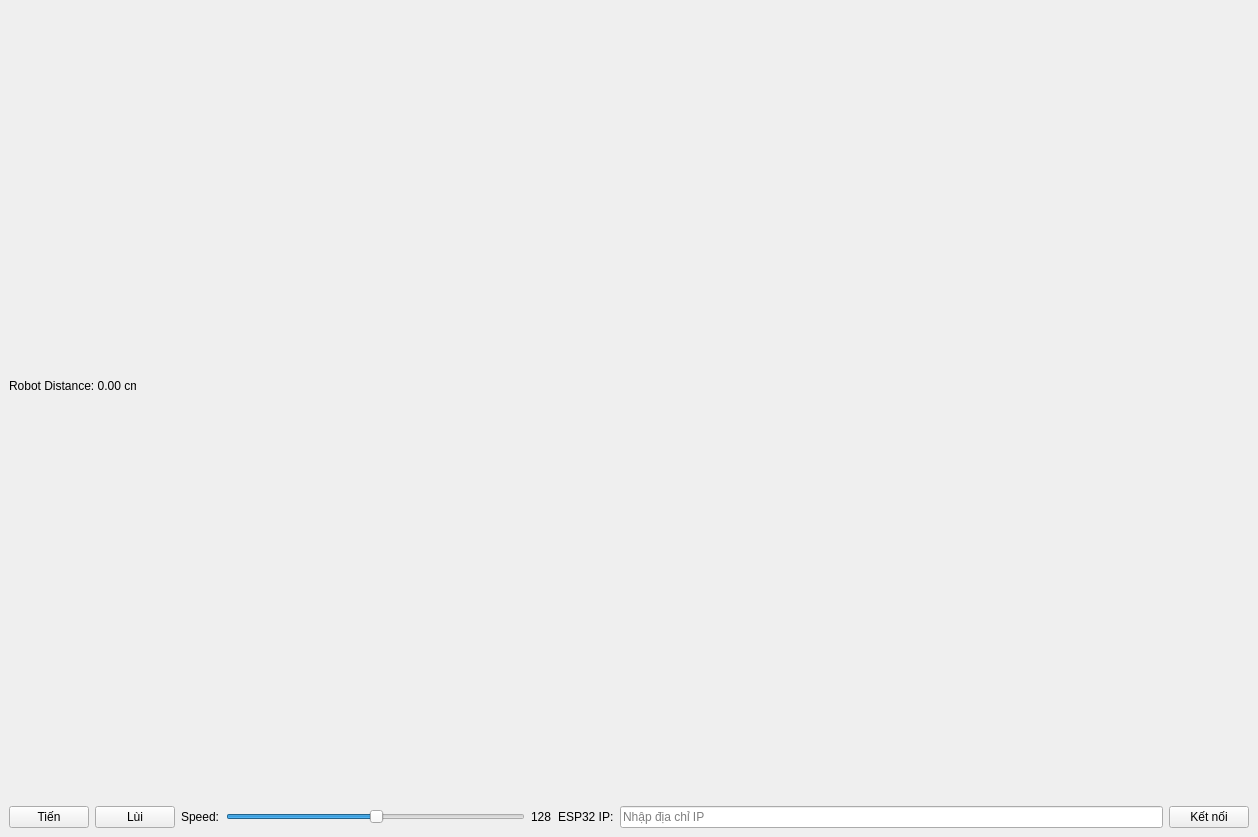
<?xml version="1.0" encoding="UTF-8"?>
<ui version="4.0">
 <class>LidarWindow</class>
 <widget class="QMainWindow" name="LidarWindow">
  <property name="geometry">
   <rect>
    <x>0</x>
    <y>0</y>
    <width>1258</width>
    <height>837</height>
   </rect>
  </property>
  <property name="windowTitle">
   <string>Robot Control with Lidar Mapping</string>
  </property>
  <widget class="QWidget" name="centralwidget">
   <layout class="QVBoxLayout" name="verticalLayout">
    <item>
     <widget class="QWidget" name="canvasWidget" native="true">
      <widget class="QLabel" name="statusLabel">
       <property name="geometry">
        <rect>
         <x>0</x>
         <y>180</y>
         <width>127</width>
         <height>394</height>
        </rect>
       </property>
       <property name="text">
        <string>Robot Distance: 0.00 cm</string>
       </property>
      </widget>
     </widget>
    </item>
    <item>
     <layout class="QHBoxLayout" name="horizontalLayout_connection">
      <property name="leftMargin">
       <number>0</number>
      </property>
      <item>
       <layout class="QHBoxLayout" name="horizontalLayout_control">
        <item>
         <widget class="QPushButton" name="forwardButton">
          <property name="text">
           <string>Tiến</string>
          </property>
         </widget>
        </item>
        <item>
         <widget class="QPushButton" name="backwardButton">
          <property name="text">
           <string>Lùi</string>
          </property>
         </widget>
        </item>
        <item>
         <layout class="QHBoxLayout" name="horizontalLayout_speed">
          <item>
           <widget class="QLabel" name="speedLabel">
            <property name="text">
             <string>Speed:</string>
            </property>
           </widget>
          </item>
          <item>
           <widget class="QSlider" name="speedSlider">
            <property name="minimum">
             <number>0</number>
            </property>
            <property name="maximum">
             <number>255</number>
            </property>
            <property name="value">
             <number>128</number>
            </property>
            <property name="orientation">
             <enum>Qt::Orientation::Horizontal</enum>
            </property>
           </widget>
          </item>
          <item>
           <widget class="QLabel" name="speedValueLabel">
            <property name="text">
             <string>128</string>
            </property>
           </widget>
          </item>
         </layout>
        </item>
       </layout>
      </item>
      <item>
       <widget class="QLabel" name="ipLabel">
        <property name="text">
         <string>ESP32 IP:</string>
        </property>
       </widget>
      </item>
      <item>
       <widget class="QLineEdit" name="ipLineEdit">
        <property name="placeholderText">
         <string>Nhập địa chỉ IP</string>
        </property>
       </widget>
      </item>
      <item>
       <widget class="QPushButton" name="connectButton">
        <property name="text">
         <string>Kết nối</string>
        </property>
       </widget>
      </item>
     </layout>
    </item>
   </layout>
  </widget>
 </widget>
 <resources/>
 <connections/>
</ui>
